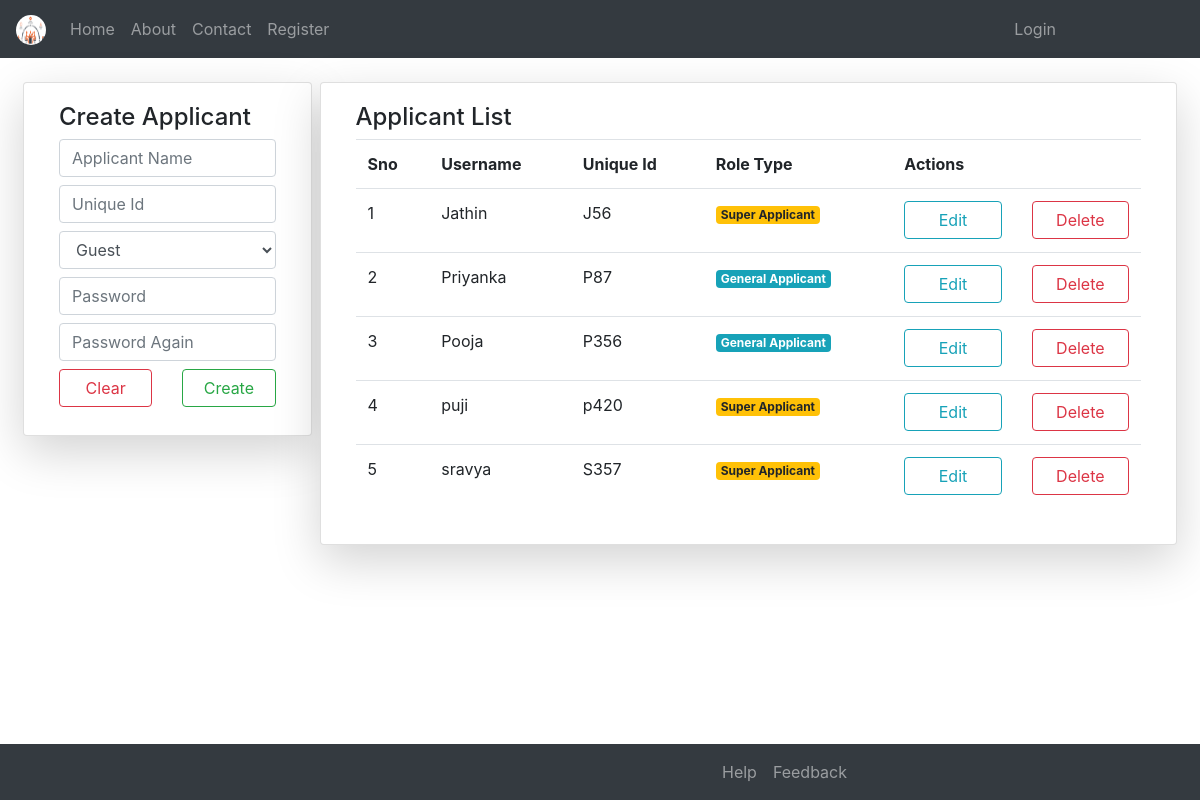
Screenshot of /aplst/ with the database file from the repository.
### OnlineJobsApp/models.py (models this page shows)
class User(AbstractUser):
    k = [
        ('0','Guest'),
        ('1','Recruiter'),
        ('2','Applicant'),
    ]
    g = [
        ('0','--- Select Your Gender ---'),
		('1','Male'),
		('2','Female'),
    ]
    d = [
        ('0','General'),
        ('1','Super'),
    ]
    uid = models.CharField(max_length=12)
    mobile = models.CharField(max_length=10,null=False,blank=False)
    pfimg = models.ImageField(upload_to='Profiles/',default='apl.png')
    email = models.EmailField(max_length=254)
    gender = models.CharField(choices=g,default='0',max_length=5)
    role_type = models.CharField(choices=k,max_length=5,default='0')
    desg = models.CharField(choices=d,max_length=5,default='0')

### OnlineJobsApp/views.py (the view, shortened to what this page needs)
# urls.py: path('aplst/',views.applicantlist,name="aplst"),
def applicantlist(request):
    p = User.objects.all()
    c=[]
    for i in p:
        if i.role_type == "2":
            c.append(i)
    n,m={},{}
    for j in n.values():
        for v in j.items():
            m[v[0]]=v[1]
    s = AusForm()
    return render(request,'html/Applicantlist.html',{'w':s,'p':m.items(),'k':c})

### OnlineJobsApp/forms.py
class AusForm(UserCreationForm):
    password1 = forms.CharField(widget=forms.PasswordInput(attrs={"class":"form-control my-2","placeholder":"Password"}))
    password2 = forms.CharField(widget=forms.PasswordInput(attrs={"class":"form-control my-2","placeholder":"Password Again"}))
    class Meta:
        model = User
        fields = ["username","uid","role_type"]
        widgets = {
            "username":forms.TextInput(attrs={
                "class":"form-control my-2",
                "placeholder":"Applicant Name",
                "required":"true",
            }),
            "uid":forms.TextInput(attrs={
                "class":"form-control my-2",
                "placeholder":"Unique Id",
                "required":"true",
            }),
            "role_type":forms.Select(attrs={
                "class":"form-control",
            }),
        }

### OnlineJobsApp/templates/html/Applicantlist.html (shortened to what this page needs)
{% extends 'html/base.html' %}
{% block content %}
<div class="container-fluid mt-4">
	<div class="row mx-2">
		<div class="col-md-3 card shadow-lg mr-2 h-100">
			<div class="card-body">
				<h4>Create Applicant</h4>
				<form method="post">
					{% for i in w %}
						{{i}}
					{% endfor %}
					<div class="row mb-2">
						<div class="col">
							<input type="reset" value="Clear" class="btn btn-outline-danger form-control">
						</div>
						<div class="col">
							<input type="submit" value="Create" class="btn btn-outline-success form-control">
						</div>
					</div>
				</form>
			</div>
		</div>
		<div class="col card shadow-lg h-100">
			<div class="card-body">
				<h4>Applicant List</h4>
				<table class="table">
					<tr>
						<th>Sno</th>
						<th>Username</th>
						<th>Unique Id</th>
						<th>Role Type</th>
						<th>Actions</th>
					</tr>
					{% for j in k %}
					<tr>
						<td>{{forloop.counter}}</td>
						<td>{{j.username}}</td>
						<td>{{j.uid}}</td>
						<td>
							{% if j.desg == '0' %}
								<p class="badge badge-info">General Applicant</p>
							{% elif j.desg == "1" %}
								<p class="badge badge-warning">Super Applicant</p>
							{% endif %}
						</td>
						<td>
							<div class="row">
								<div class="col">
									<a href="" class="btn btn-outline-info form-control">Edit</a>
								</div>
								<div class="col">
									<a href="{% url 'dlt' j.id %}" class="btn btn-outline-danger form-control">Delete</a>
								</div>
							</div>
						</td>
					</tr>
					{% endfor %}
				</table>
			</div>
		</div>
	</div>
</div>
{% endblock %}

### rows the page displays
User: username "Jathin", uid "J56", desg "Super Applicant"
User: username "Priyanka", uid "P87", desg "General Applicant"
User: username "Pooja", uid "P356", desg "General Applicant"
User: username "puji", uid "p420", desg "Super Applicant"
User: username "sravya", uid "S357", desg "Super Applicant"
